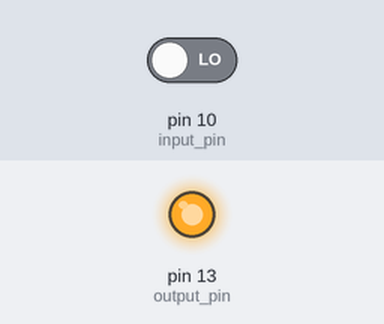
Recording of a sketch running on a simulated Arduino Uno, built with avr-gcc and run on an emulated ATmega328P. Parts: output pins drawn as LEDs (lit = HIGH). Inputs (shaded band) come from the test bench; at power-on: pin 10 (input_pin) LOW. What the sketch prints to the serial monitor is not drawn.

Above: at 4.8 s.
4.9 s: pin 10 (input_pin) driven HIGH
Timing chart, 0 to 7.9 s (numbered marks = the images above; inputs shaded):
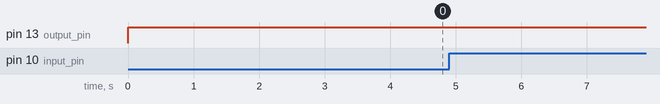

The sketch:

digital_read.ino
```cpp
//take digital output from pin

//read digital output  as digital input and do some function with digital read

int output_pin =13 ;
int input_pin =10;
int data =0;

void setup() {

  Serial.begin(9600);
  // put your setup code here, to run once:
pinMode(output_pin,OUTPUT);
pinMode(input_pin,INPUT);

}

void loop() {

digitalWrite(output_pin,HIGH);

data=digitalRead(input_pin);

Serial.println(data);

if(data==1){

 Serial.println("digital pin is high");
 Serial.println("  ");
}
else
{
   Serial.print("digital pin is low");
   Serial.println("  ");

}

 delay(2000);
  // put your main code here, to run repeatedly:

}
```

Measured:
- after the input at 4.9 s, every drawn part: stays the same
